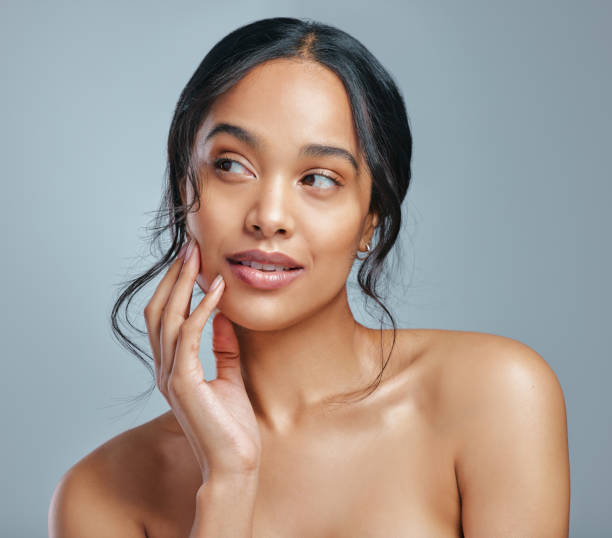
#> input picture testing/images/face.jpg, 612 x 538 px, found by its file name
$ jupyter execute --allow-errors rgbModel.ipynb
#> lines starting #> are read from the running program, lines starting #| are printed output that depends on the picture; after the words box and inside, x2 and y2 are one past the last pixel; in counts of white or black regions, pixels touching at a corner belong together
[cell 1]
import cv2
import numpy as np
import matplotlib.pyplot as plt

def skin_detection(image_path):
    # Read and convert image to RGB
#> called with image_path = 'face.jpg'
    image = cv2.imread(image_path)
#> image is the input picture: shape (538, 612, 3); mean B, G, R 147.4, 153.1, 162.4
    image_rgb = cv2.cvtColor(image, cv2.COLOR_BGR2RGB)
    r, g, b = cv2.split(image_rgb.astype(np.float32))

    # Convert to HSV using OpenCV (scaled to paper's ranges)
    hsv = cv2.cvtColor(image_rgb, cv2.COLOR_RGB2HSV)
#> hsv: shape (538, 612, 3); mean H, S, V 63.2, 65.5, 177.4
    h = hsv[:, :, 0] * 2  # Scale to 0-360 degrees
    s = hsv[:, :, 1] / 255.0  # Scale to 0-1

    # Calculate YCbCr using paper's coefficients
    Y = 0.299 * r + 0.287 * g + 0.114 * b
    Cr = r - Y
    Cb = b - Y
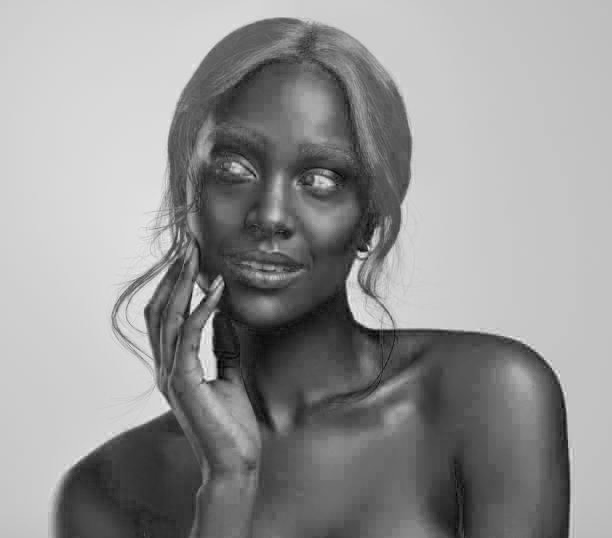
#> Cb: shape (538, 612) float32; min -35.26, max 90.21, mean 38.1; drawn with min black and max white

    # Condition 1 (HSV + RGB)
    cond1_hsv = (h <= 50) & (s >= 0.23) & (s <= 0.68)
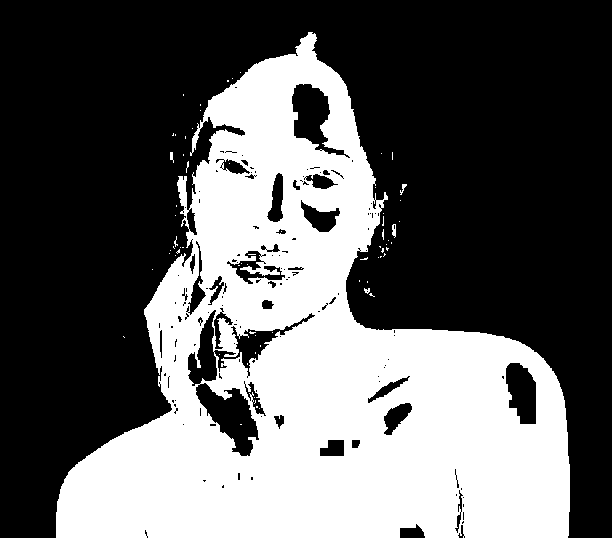
#> cond1_hsv: shape (538, 612) bool; 37.9% white; 68 white regions (63 under 20 px), largest, box (x1, y1, x2, y2) and area: (56, 32, 570, 538) 124566, (392, 224, 396, 238) 42, (400, 184, 407, 195) 31, (170, 152, 174, 163) 27, (364, 288, 370, 294) 23
    cond1_rgb = (r > 95) & (g > 40) & (b > 20) & (r > g) & (r > b) & (np.abs(r - g) > 15)
#> cond1_rgb: shape (538, 612) bool; 41.1% white; 21 white regions (19 under 20 px), largest, box (x1, y1, x2, y2) and area: (50, 34, 571, 538) 135336, (187, 164, 191, 176) 26
    condition1 = cond1_hsv & cond1_rgb
#> condition1: shape (538, 612) bool; 37.1% white; 39 white regions (35 under 20 px), largest, box (x1, y1, x2, y2) and area: (56, 34, 570, 538) 122108, (192, 125, 203, 153) 52, (182, 192, 187, 208) 45, (192, 188, 194, 203) 22

    # Condition 2 (RGB + YCbCr)
    cond2_rgb = (r > 95) & (g > 40) & (b > 20) & (r > g) & (r > b) & (np.abs(r - g) > 15)
    cond2_ycbcr = (Cr > 135) & (Cb > 85) & (Y > 80)
#> cond2_ycbcr: shape (538, 612) bool; every value is 0
    cond2_ycbcr &= (Cr <= 1.5862*Cb + 20)
    cond2_ycbcr &= (Cr >= 0.3448*Cb + 76.2069)
    cond2_ycbcr &= (Cr >= -4.5652*Cb + 234.5652)
    cond2_ycbcr &= (Cr <= -1.15*Cb + 301.75)
    cond2_ycbcr &= (Cr <= -2.2857*Cb + 432.85)
    condition2 = cond2_rgb & cond2_ycbcr

    # Final skin mask
    mask = np.where(condition1 | condition2, 255, 0).astype(np.uint8)

    # Morphological cleanup
    kernel = cv2.getStructuringElement(cv2.MORPH_ELLIPSE, (5,5))
    mask = cv2.morphologyEx(mask, cv2.MORPH_CLOSE, kernel)
#> mask: shape (538, 612); 38% white; 10 white regions (8 under 20 px), largest, box (x1, y1, x2, y2) and area: (56, 34, 570, 538) 125166, (192, 125, 203, 153) 56
    mask = cv2.morphologyEx(mask, cv2.MORPH_OPEN, kernel)
#> mask: shape (538, 612); 37.9% white; 2 white regions (1 under 20 px), largest, box (x1, y1, x2, y2) and area: (56, 34, 570, 538) 124773

    return image_rgb, mask

def get_average_skin_rgb(image_rgb, mask):
    skin_pixels = image_rgb[mask == 255]
    if len(skin_pixels) == 0:
        return (0, 0, 0), "#000000"
    avg_rgb = np.median(skin_pixels, axis=0).astype(int)
#> avg_rgb = [201, 153, 120]
    hex_color = '#{:02x}{:02x}{:02x}'.format(*avg_rgb)
#> hex_color = '#c99978'
    return avg_rgb, hex_color

# Main
image_path = "face.jpg"
original_rgb, skin_mask = skin_detection(image_path)
avg_rgb, hex_color = get_average_skin_rgb(original_rgb, skin_mask)
#> avg_rgb = [201, 153, 120]; hex_color = '#c99978'

# Display results
skin_only = cv2.bitwise_and(original_rgb, original_rgb, mask=skin_mask)

plt.figure(figsize=(15, 5))
plt.subplot(1, 3, 1), plt.imshow(original_rgb), plt.title('Original Image')
plt.subplot(1, 3, 2), plt.imshow(skin_mask, cmap='gray'), plt.title('Skin Mask')
plt.subplot(1, 3, 3), plt.imshow(skin_only), plt.title('Detected Skin Region')
plt.suptitle(f"Estimated Skin Color (RGB): {avg_rgb}, HEX: {hex_color}", fontsize=14)
plt.show()

#> (a cell that did not finish here is left out)

[cell 3]
import cv2
import numpy as np
from skimage import color

def skinDetection_Cornell(img_path):
    # Load image with proper color normalization [1][6]
    img = cv2.imread(img_path)
    img = cv2.resize(img, (400, 400))
    img = cv2.cvtColor(img, cv2.COLOR_BGR2RGB)

    # Apply research paper's combined thresholds [1]
    ycbcr = cv2.cvtColor(img, cv2.COLOR_RGB2YCrCb)
    hsv = cv2.cvtColor(img, cv2.COLOR_RGB2HSV)

    # RGB thresholds from paper (Section 4)
    r = img[:,:,0]; g = img[:,:,1]; b = img[:,:,2]
    rgb_mask = (
        (r > 95) & (g > 40) & (b > 20) &
        (r > g) & (r > b) & (np.abs(r - g) > 15)
    )

    # YCbCr thresholds from paper (Section 4)
    cr = ycbcr[:,:,1]; cb = ycbcr[:,:,2]
    ycbcr_mask = (
        (ycbcr[:,:,0] > 80) &
        (cb >= 85) & (cb <= 135) &
        (cr >= 135) & (cr <= 173)
    )

    # HSV thresholds from paper (Section 4)
    h = hsv[:,:,0]; s = hsv[:,:,1]
    hsv_mask = (
        (h >= 0) & (h <= 50) &
        (s >= 0.23*255) & (s <= 0.68*255)
    )

    # Combined mask using logical AND [1]
    final_mask = rgb_mask & ycbcr_mask & hsv_mask

    # Perceptual color processing in LAB space [6]
    lab_img = color.rgb2lab(img[final_mask])

    # Weighted median calculation (avoids dark bias)
    weights = np.array([0.2, 0.5, 0.3])  # Emphasize L-channel
    weighted_median = np.median(lab_img * weights, axis=0) / weights

    # LAB to RGB conversion with brightness compensation
    lab_array = np.array([[weighted_median]], dtype=np.float32)
    rgb_dominant = color.lab2rgb(lab_array)[0][0] * 255

    # Gamma correction (2.2) to counteract dark outputs
    rgb_corrected = 255 * (rgb_dominant/255) ** (1/2.2)

    # HEX conversion with clamping
    hex_color = '#{:02x}{:02x}{:02x}'.format(
        *np.clip(rgb_corrected, 0, 255).astype(int)
    )

    return rgb_corrected.astype(int), hex_color, final_mask

[cell 4]
rgb_val, hex_val, _ = skinDetection_Cornell('images/face.jpg')
#> in skinDetection_Cornell, `img = cv2.resize(img, (400, 400))`:
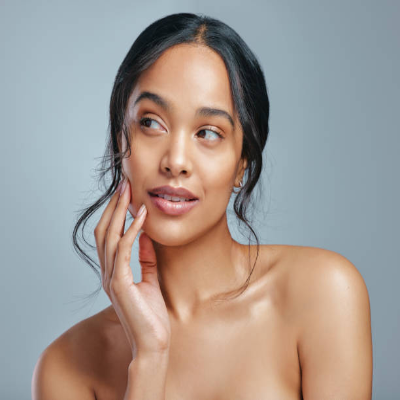
#> img: shape (400, 400, 3); mean B, G, R 147.4, 153.1, 162.4
#> in skinDetection_Cornell, `r = img[:, :, 0]`:
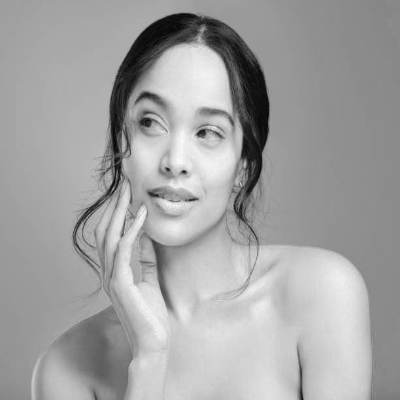
#> r: shape (400, 400); min 5, max 249, mean 162.4
#> in skinDetection_Cornell, `b = img[:, :, 2]`:
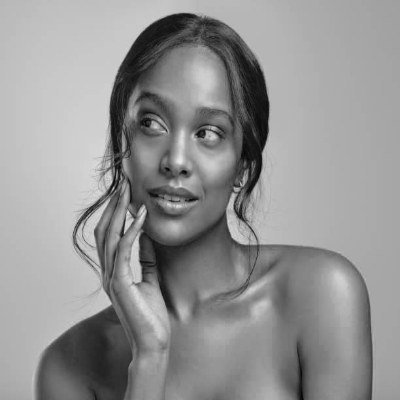
#> b: shape (400, 400); min 1, max 233, mean 147.4
#> in skinDetection_Cornell, `cb = ycbcr[:, :, 2]`:
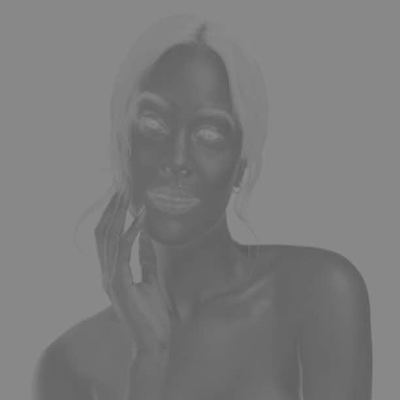
#> cb: shape (400, 400); min 89, max 145, mean 123.6
#> in skinDetection_Cornell, `h = hsv[:, :, 0]`:
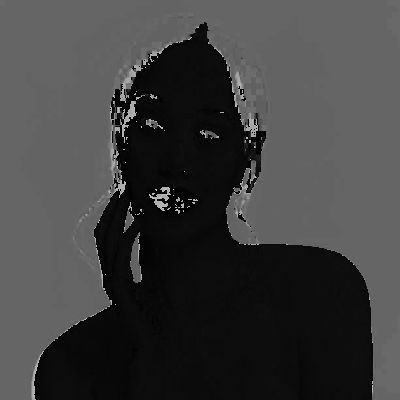
#> h: shape (400, 400); min 0, max 179, mean 63.1
#> in skinDetection_Cornell, `s = hsv[:, :, 1]`:
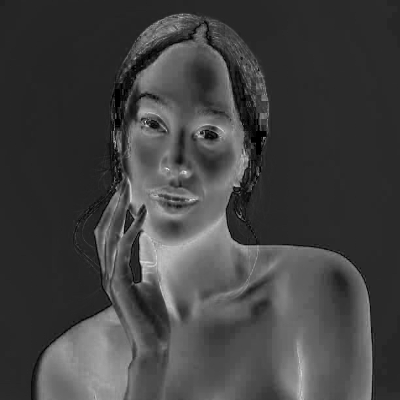
#> s: shape (400, 400); min 0, max 234, mean 65.4
#> in skinDetection_Cornell, `weighted_median = np.median(lab_img * weights, axis=0) / weights`: weighted_median = [67.45, 12.95, 21.91]
#> in skinDetection_Cornell, `lab_array = np.array([[weighted_median]], dtype=np.float32)`: lab_array = [[67.45, 12.95, 21.91]]
#> in skinDetection_Cornell, `rgb_dominant = color.lab2rgb(lab_array)[0][0] * 255`: rgb_dominant = [200.3, 154.9, 125.6]
#> in skinDetection_Cornell, `rgb_corrected = 255 * (rgb_dominant/255) ** (1/2.2)`: rgb_corrected = [228.5, 203.3, 184.8]
#> in skinDetection_Cornell, `hex_color = '#{:02x}{:02x}{:02x}'.format( *np.clip(rgb_corrected, 0, 2..`: hex_color = '#e4cbb8'
#> rgb_val = [228, 203, 184]; hex_val = '#e4cbb8'
print(f"RGB: {rgb_val}, HEX: {hex_val}")
#| RGB: [228 203 184], HEX: #e4cbb8

[cell 5]
import cv2
import numpy as np
import matplotlib.pyplot as plt
from skimage import color

def enhanced_skin_detection(image_rgb):
    """ Skin detection using RGB, YCbCr, HSV + LAB perceptual median."""
    img = cv2.resize(image_rgb, (400, 400))

    ycbcr = cv2.cvtColor(img, cv2.COLOR_RGB2YCrCb)
    hsv = cv2.cvtColor(img, cv2.COLOR_RGB2HSV)

    r, g, b = img[:,:,0], img[:,:,1], img[:,:,2]
    rgb_mask = (
        (r > 95) & (g > 40) & (b > 20) &
        (r > g) & (r > b) & (np.abs(r - g) > 15)
    )

    cr, cb = ycbcr[:,:,1], ycbcr[:,:,2]
    ycbcr_mask = (
        (ycbcr[:,:,0] > 80) &
        (cb >= 85) & (cb <= 135) &
        (cr >= 135) & (cr <= 173)
    )

    h, s = hsv[:,:,0], hsv[:,:,1]
    hsv_mask = (
        (h >= 0) & (h <= 50) &
        (s >= 0.23*255) & (s <= 0.68*255)
    )

    final_mask = (rgb_mask & ycbcr_mask & hsv_mask).astype(np.uint8) * 255

    # Morphological cleanup
    kernel = cv2.getStructuringElement(cv2.MORPH_ELLIPSE, (5, 5))
    final_mask = cv2.morphologyEx(final_mask, cv2.MORPH_CLOSE, kernel)
    final_mask = cv2.morphologyEx(final_mask, cv2.MORPH_OPEN, kernel)

    return img, final_mask

def get_perceptual_median_color(image_rgb, mask):
    """Get perceptual median skin color in LAB with gamma correction."""
    skin_pixels = image_rgb[mask == 255]
    if skin_pixels.size == 0:
        return (0, 0, 0), "#000000"

    lab_img = color.rgb2lab(skin_pixels / 255.0)
    weights = np.array([0.2, 0.5, 0.3])
    weighted_median = np.median(lab_img * weights, axis=0) / weights

    lab_array = np.array([[weighted_median]], dtype=np.float32)
    rgb_dominant = color.lab2rgb(lab_array)[0][0] * 255
    rgb_corrected = 255 * (rgb_dominant / 255) ** (1 / 2.2)

    rgb_int = np.clip(rgb_corrected, 0, 255).astype(int)
    hex_color = '#{:02x}{:02x}{:02x}'.format(*rgb_int)
    return tuple(rgb_int), hex_color

def display_results(image_rgb, mask, avg_rgb, hex_color):
    """Visualize original, mask, and skin detection results."""
    skin_only = cv2.bitwise_and(image_rgb, image_rgb, mask=mask)

    plt.figure(figsize=(15, 5))
    plt.subplot(1, 3, 1), plt.imshow(image_rgb), plt.title('Original Image')
    plt.subplot(1, 3, 2), plt.imshow(mask, cmap='gray'), plt.title('Enhanced Skin Mask')
    plt.subplot(1, 3, 3), plt.imshow(skin_only), plt.title('Detected Skin Region')
    plt.suptitle(f"Estimated Skin Color (RGB): {avg_rgb}, HEX: {hex_color}", fontsize=14)
    plt.tight_layout()
    plt.show()

def process_image_enhanced(image_path):
    """Full pipeline with enhanced detection and display."""
    img_bgr = cv2.imread(image_path)
    img_rgb = cv2.cvtColor(img_bgr, cv2.COLOR_BGR2RGB)

    resized_rgb, skin_mask = enhanced_skin_detection(img_rgb)
    avg_rgb, hex_color = get_perceptual_median_color(resized_rgb, skin_mask)

    display_results(resized_rgb, skin_mask, avg_rgb, hex_color)

    return avg_rgb, hex_color, skin_mask

# Skin Analysis using OpenCV conversion & Direct threshold from Cornell University
rgb_val, hex_val, _ = process_image_enhanced('images/face.jpg')
#> in enhanced_skin_detection, `final_mask = cv2.morphologyEx(final_mask, cv2.MORPH_OPEN, kernel)`:
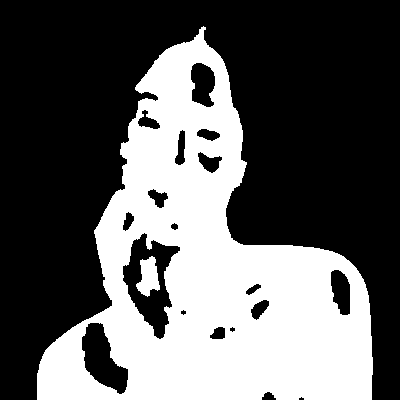
#> final_mask: shape (400, 400); 36.8% white; 2 white regions, box (x1, y1, x2, y2) and area: (37, 26, 373, 400) 58234, (136, 256, 160, 297) 608
#> in get_perceptual_median_color, `weighted_median = np.median(lab_img * weights, axis=0) / weights`: weighted_median = [67.3, 12.95, 21.75]
#> in get_perceptual_median_color, `lab_array = np.array([[weighted_median]], dtype=np.float32)`: lab_array = [[67.3, 12.95, 21.75]]
#> in get_perceptual_median_color, `rgb_dominant = color.lab2rgb(lab_array)[0][0] * 255`: rgb_dominant = [199.8, 154.5, 125.5]
#> in get_perceptual_median_color, `rgb_corrected = 255 * (rgb_dominant / 255) ** (1 / 2.2)`: rgb_corrected = [228.2, 203.1, 184.7]
#> in get_perceptual_median_color, `rgb_int = np.clip(rgb_corrected, 0, 255).astype(int)`: rgb_int = [228, 203, 184]
#> in get_perceptual_median_color, `hex_color = '#{:02x}{:02x}{:02x}'.format(*rgb_int)`: hex_color = '#e4cbb8'
#> in process_image_enhanced, `avg_rgb, hex_color = get_perceptual_median_color(resized_rgb, skin_mask)`: avg_rgb = (228, 203, 184); hex_color = '#e4cbb8'
#> in display_results, `skin_only = cv2.bitwise_and(image_rgb, image_rgb, mask=mask)`:
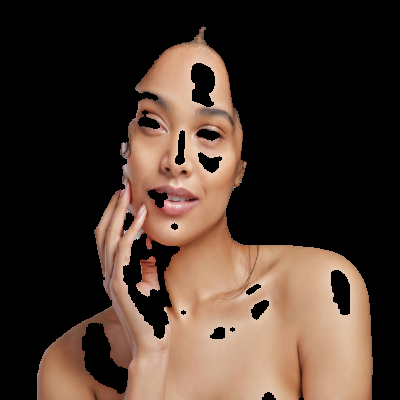
#> skin_only: shape (400, 400, 3); mean R, G, B 70.7, 53.6, 43.5
#> rgb_val = (228, 203, 184)
print(f"Enhanced RGB: {rgb_val}, HEX: {hex_val}")
#| Enhanced RGB: (228, 203, 184), HEX: #e4cbb8

$ run again, with server/uploads/Image from iOS (2).jpg copied over testing/images/face.jpg
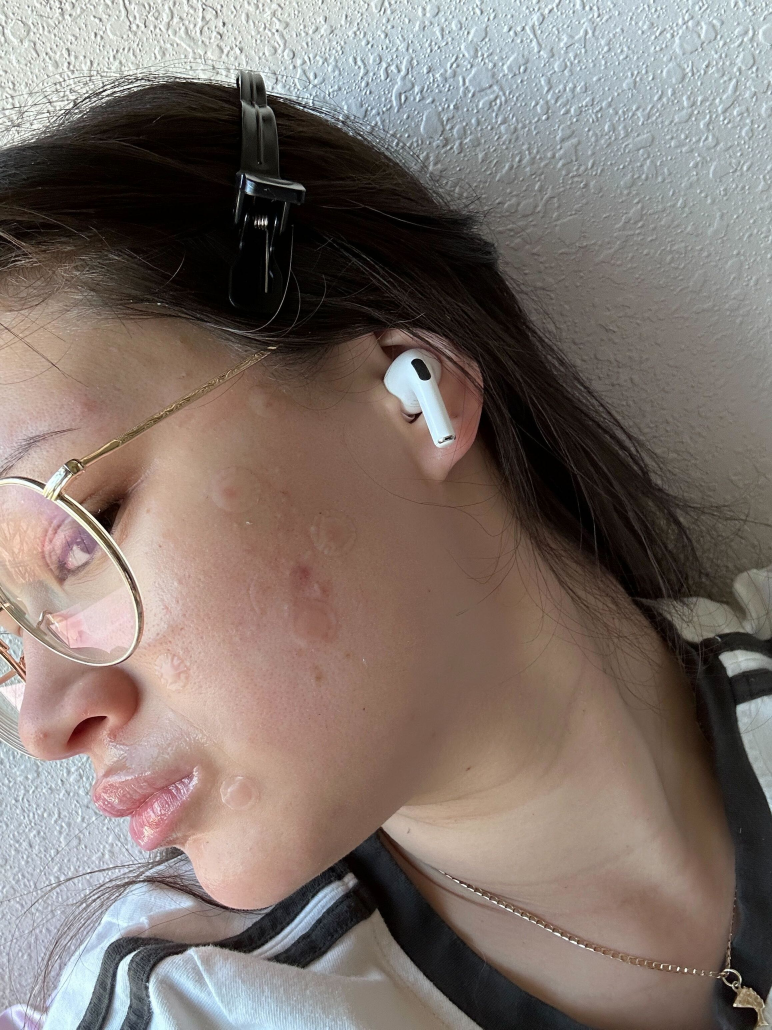
#> input picture server/uploads/Image from iOS (2).jpg, 2316 x 3088 px, found by its file name (shown at 1/3 size)
#> in skin_detection, image is the input picture: shape (3088, 2316, 3); mean B, G, R 108.4, 114.6, 126.5
#> in skin_detection, `cond1_hsv = (h <= 50) & (s >= 0.23) & (s <= 0.68)`:
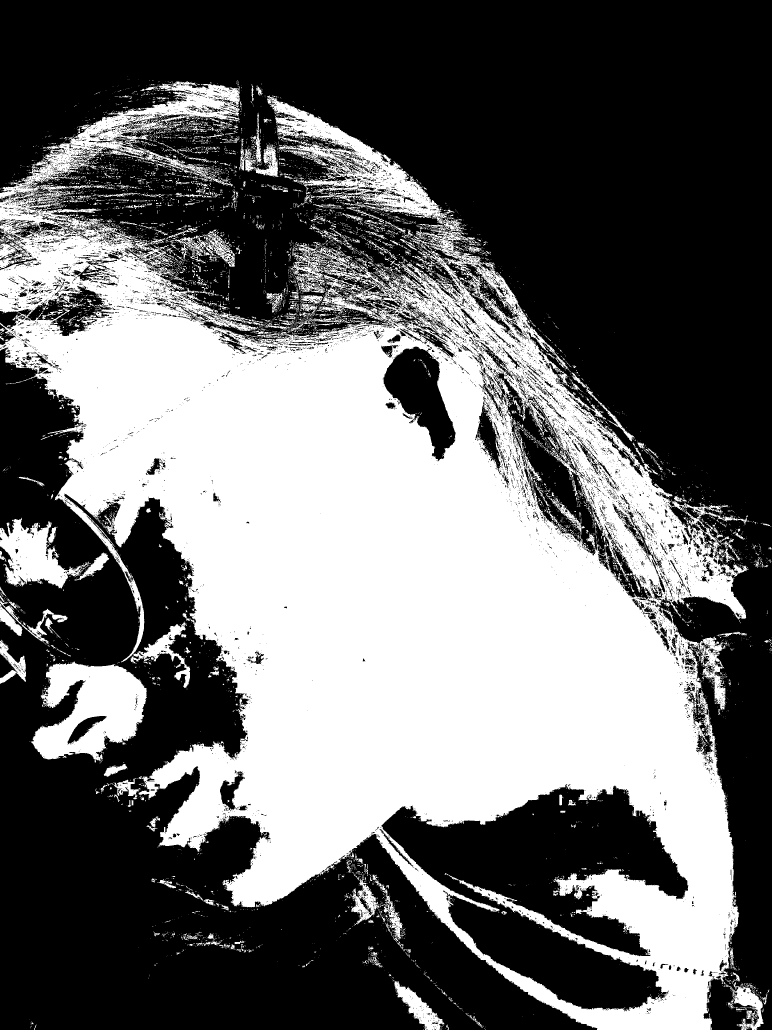
#> cond1_hsv: shape (3088, 2316) bool (shown at 1/3 size); 41.3% white; 9240 white regions (8339 under 20 px), largest, box (x1, y1, x2, y2) and area: (0, 244, 2291, 3088) 2709287, (92, 1984, 441, 2288) 63165, (0, 1553, 272, 1765) 25834
#> cond1_rgb: shape (3088, 2316) bool; 40.5% white; 1147 white regions (1018 under 20 px), largest, box (x1, y1, x2, y2) and area: (0, 756, 2201, 3078) 2837022, (380, 2714, 698, 2828) 19084, (1178, 2928, 1328, 3088) 7367
#> condition1: shape (3088, 2316) bool; 29.6% white; 2592 white regions (2341 under 20 px), largest, box (x1, y1, x2, y2) and area: (0, 783, 2201, 3078) 1958129, (92, 1984, 441, 2288) 63086, (0, 1553, 272, 1765) 25833
#> cond2_ycbcr: shape (3088, 2316) bool; every value is 0
#> in get_average_skin_rgb, `avg_rgb = np.median(skin_pixels, axis=0).astype(int)`: avg_rgb = [138, 108, 91]
#> in get_average_skin_rgb, `hex_color = '#{:02x}{:02x}{:02x}'.format(*avg_rgb)`: hex_color = '#8a6c5b'
#> `avg_rgb, hex_color = get_average_skin_rgb(original_rgb, skin_mask)`: avg_rgb = [138, 108, 91]; hex_color = '#8a6c5b'
#> ycbcr: shape (400, 400, 3); mean of channels 0, 1, 2 117.3, 134.5, 122.9
#> rgb_mask: shape (400, 400) bool; 40.5% white; 75 white regions (66 under 20 px), largest, box (x1, y1, x2, y2) and area: (0, 99, 380, 399) 63783, (66, 352, 121, 367) 438, (205, 381, 229, 400) 146
#> ycbcr_mask: shape (400, 400) bool; 41.1% white; 78 white regions (70 under 20 px), largest, box (x1, y1, x2, y2) and area: (0, 96, 380, 399) 64410, (65, 351, 121, 367) 519, (185, 367, 235, 400) 386
#> hsv_mask: shape (400, 400) bool; 41.8% white; 649 white regions (630 under 20 px), largest, box (x1, y1, x2, y2) and area: (0, 32, 388, 400) 61547, (16, 257, 76, 296) 1420, (0, 202, 56, 229) 653
#> in skinDetection_Cornell, `weighted_median = np.median(lab_img * weights, axis=0) / weights`: weighted_median = [48.2, 9.55, 12.79]
#> in skinDetection_Cornell, `lab_array = np.array([[weighted_median]], dtype=np.float32)`: lab_array = [[48.2, 9.55, 12.79]]
#> in skinDetection_Cornell, `rgb_dominant = color.lab2rgb(lab_array)[0][0] * 255`: rgb_dominant = [137.9, 108.2, 93.36]
#> in skinDetection_Cornell, `rgb_corrected = 255 * (rgb_dominant/255) ** (1/2.2)`: rgb_corrected = [192.9, 172.7, 161.5]
#> in skinDetection_Cornell, `hex_color = '#{:02x}{:02x}{:02x}'.format( *np.clip(rgb_corrected, 0, 2..`: hex_color = '#c0aca1'
#> `rgb_val, hex_val, _ = skinDetection_Cornell('images/face.jpg')`: rgb_val = [192, 172, 161]; hex_val = '#c0aca1'
#| RGB: [192 172 161], HEX: #c0aca1
#> in get_perceptual_median_color, `weighted_median = np.median(lab_img * weights, axis=0) / weights`: weighted_median = [48.32, 9.51, 12.72]
#> in get_perceptual_median_color, `lab_array = np.array([[weighted_median]], dtype=np.float32)`: lab_array = [[48.32, 9.51, 12.72]]
#> in get_perceptual_median_color, `rgb_dominant = color.lab2rgb(lab_array)[0][0] * 255`: rgb_dominant = [138.1, 108.5, 93.76]
#> in get_perceptual_median_color, `rgb_corrected = 255 * (rgb_dominant / 255) ** (1 / 2.2)`: rgb_corrected = [193, 172.9, 161.8]
#> rgb_int = [192, 172, 161]
#> in get_perceptual_median_color, `hex_color = '#{:02x}{:02x}{:02x}'.format(*rgb_int)`: hex_color = '#c0aca1'
#> in process_image_enhanced, `avg_rgb, hex_color = get_perceptual_median_color(resized_rgb, skin_mask)`: avg_rgb = (192, 172, 161); hex_color = '#c0aca1'
#> in display_results, `skin_only = cv2.bitwise_and(image_rgb, image_rgb, mask=mask)`:
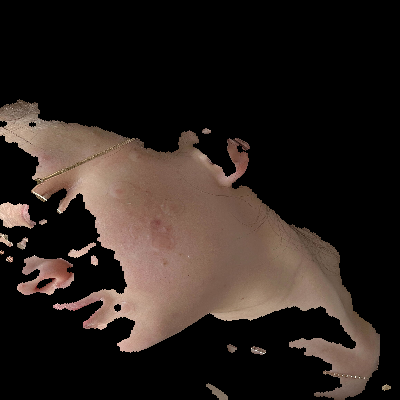
#> skin_only: shape (400, 400, 3); mean R, G, B 43.9, 34.7, 30.1
#> `rgb_val, hex_val, _ = process_image_enhanced('images/face.jpg')`: rgb_val = (192, 172, 161)
#| Enhanced RGB: (192, 172, 161), HEX: #c0aca1
